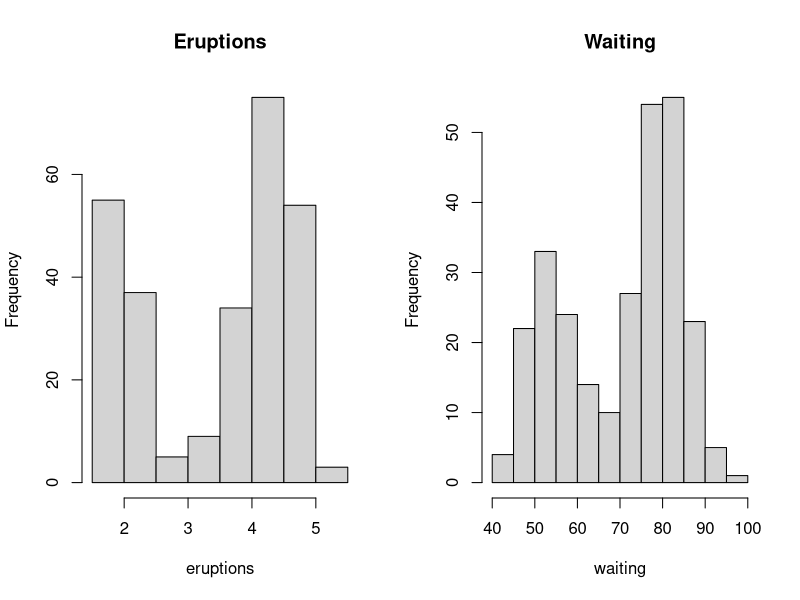
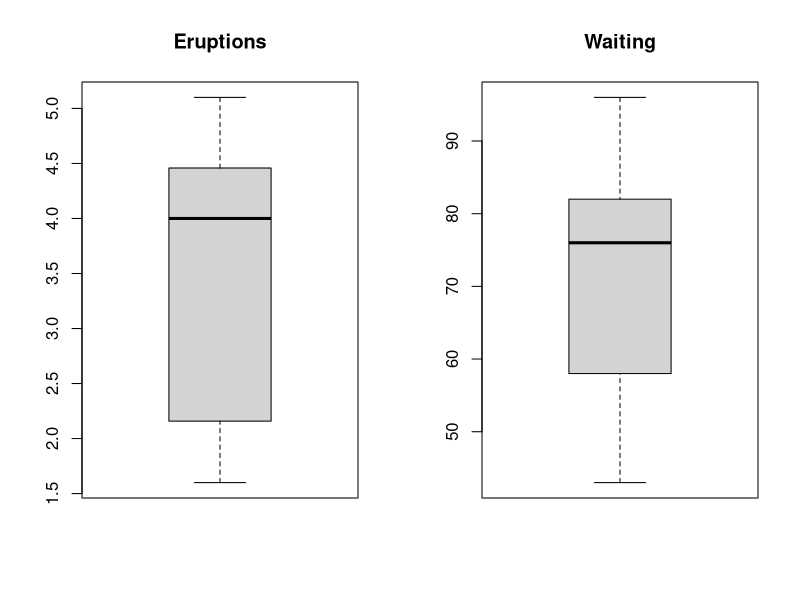
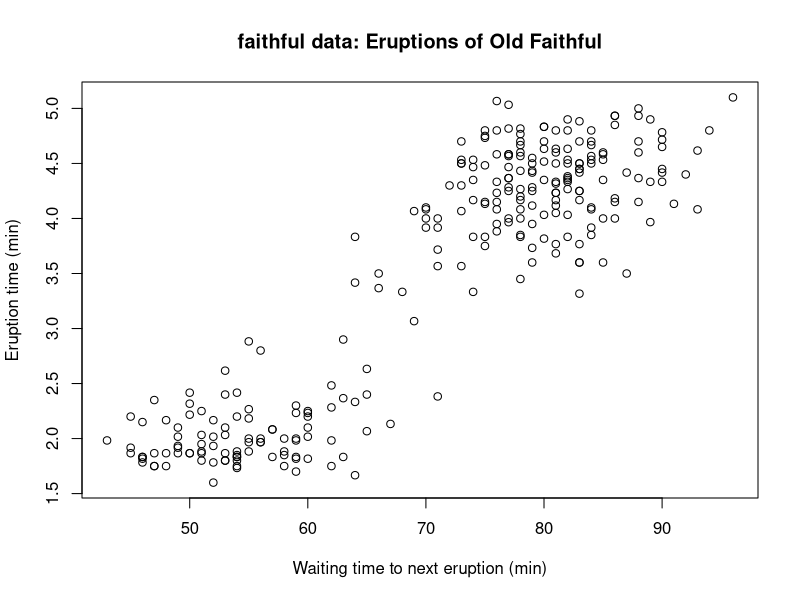
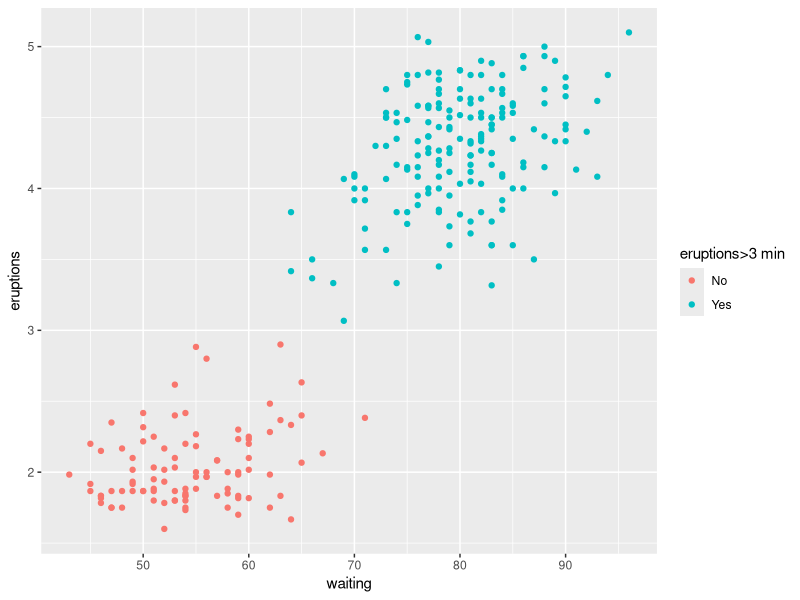
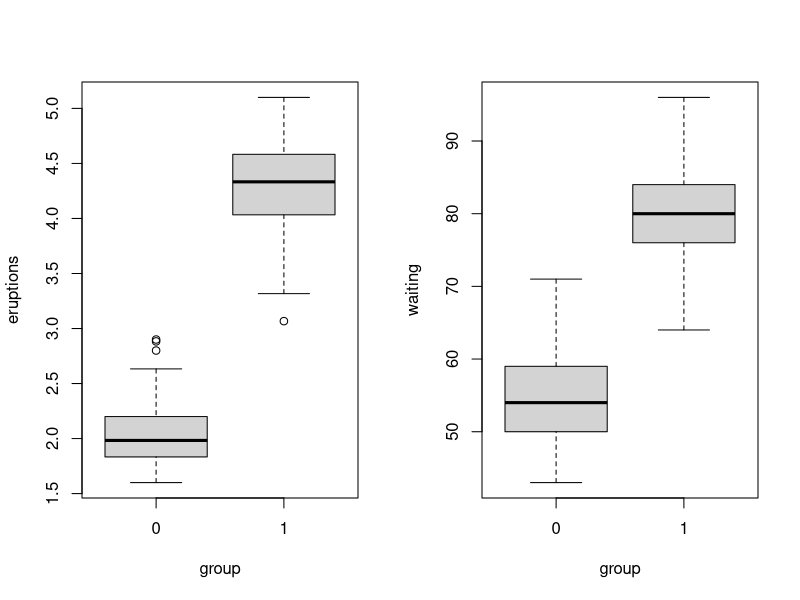

Reproduce these figures in R, in order.
library(datasets)
library(e1071)
library(ggplot2)

OldFaithful<-faithful
eruptions <- OldFaithful$eruptions
waiting <-  OldFaithful$waiting

# mean
(MeanOldF <- c(mean(eruptions),mean(waiting)))

# median
(MeanOldF <- c(median(eruptions),median(waiting)))

# min
(MinOldF <- c(min(eruptions),min(waiting)))

# max
(MaxOldF <- c(max(eruptions),max(waiting)))

# quartiles & quantiles
# eruptions
(qEruptions <- quantile(eruptions,probs=c(0.1,0.25,0.75,0.9)))
# waiting
(qwaiting <- quantile(waiting,probs=c(0.1,0.25,0.75,0.9)))

# standard deviation
(sdOldF <- c(sd(eruptions),sd(waiting)))

# variance
(varOldF <-c(var(eruptions),var(waiting)))

# coefficient of variation
(cvOldF <- sdOldF/abs(MeanOldF))

# range
(RangeOkdF <- c(diff(range(eruptions)),diff(range(waiting))))

# IQR
(IQROkdF <- c(IQR(eruptions),IQR(waiting)))

# skewness
(skewnessOkdF <- c(skewness(eruptions),skewness(waiting)))

# kurtosis
(kurtosisOkdF <- c(kurtosis(eruptions,type = 1),kurtosis(waiting,type = 1)))

# summary of basic descriptive statistics 
summary(OldFaithful)

sapply(OldFaithful, IQR)
sapply(OldFaithful, quantile,probs=c(0.1,0.25,0.75,0.9))

par(mfrow=c(1,2))
hist(eruptions, main="Eruptions")
hist(waiting, main="Waiting")

par(mfrow=c(1,2))
boxplot(eruptions, main="Eruptions")
boxplot(waiting, main="Waiting")

par(mfrow=c(1,1))
cor(waiting,eruptions)
plot(waiting,eruptions, 
     main = "faithful data: Eruptions of Old Faithful",
     ylab = "Eruption time (min)",
     xlab = "Waiting time to next eruption (min)")

groups <- ifelse(eruptions>3,1,0)

ggplot(OldFaithful) +
  aes(x = waiting, y = eruptions,  colour = factor(groups)) +
  geom_point() +
  scale_colour_discrete(name = "eruptions>3 min", labels = c("No", "Yes"))

by(OldFaithful, groups, summary)

par(mfrow=c(1,2))
boxplot(eruptions~groups,xlab ="group",ylab ="eruptions")
boxplot(waiting~groups,xlab ="group",ylab ="waiting")

